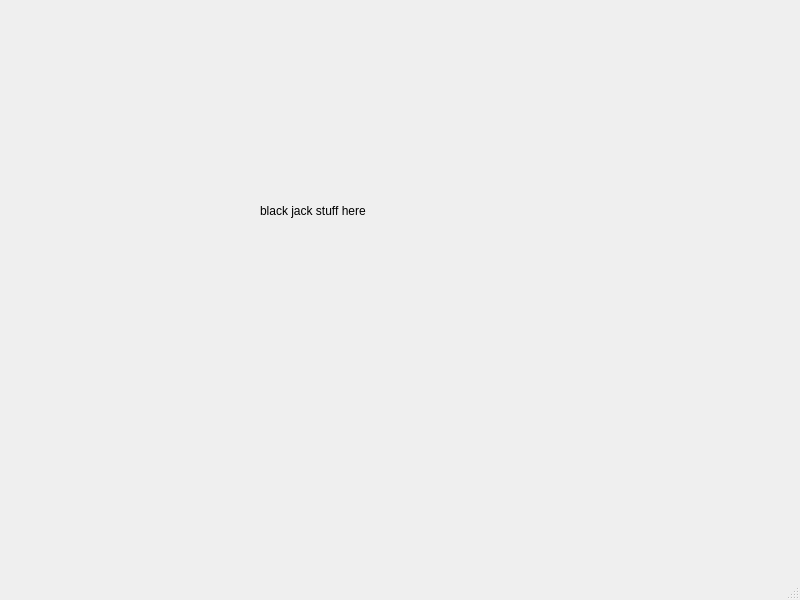
<?xml version="1.0" encoding="UTF-8"?>
<ui version="4.0">
 <class>LevelOne</class>
 <widget class="QMainWindow" name="LevelOne">
  <property name="geometry">
   <rect>
    <x>0</x>
    <y>0</y>
    <width>800</width>
    <height>600</height>
   </rect>
  </property>
  <property name="windowTitle">
   <string>MainWindow</string>
  </property>
  <widget class="QWidget" name="centralwidget">
   <widget class="QLabel" name="label">
    <property name="geometry">
     <rect>
      <x>260</x>
      <y>150</y>
      <width>261</width>
      <height>121</height>
     </rect>
    </property>
    <property name="text">
     <string>black jack stuff here</string>
    </property>
   </widget>
  </widget>
  <widget class="QMenuBar" name="menubar">
   <property name="geometry">
    <rect>
     <x>0</x>
     <y>0</y>
     <width>800</width>
     <height>17</height>
    </rect>
   </property>
  </widget>
  <widget class="QStatusBar" name="statusbar"/>
 </widget>
 <resources/>
 <connections/>
</ui>
